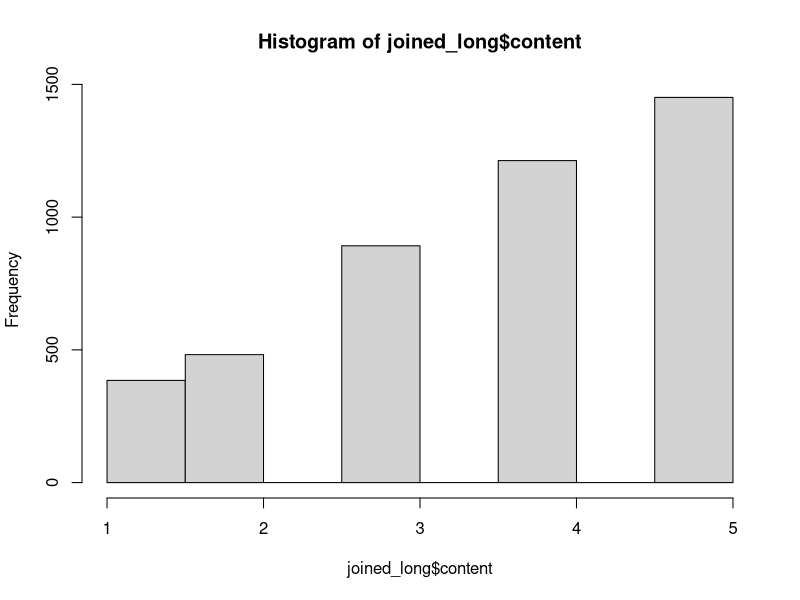

This chart was generated by the following R code: (Note: this script raises an error after producing the figure.)
##library(tidyverse)
library(ggplot2)
library(here)
library(dplyr)
library(tidyr)
library(stringr)
library(readr)

database <- read_csv(here("data", "database_data.csv"))
twilio <- read_csv(here("data", "twilio_data.csv"))

# join select mutate without pivot

joined_long <- inner_join(database, twilio) %>%
          select(session_id, question_id, From, content, assign) %>%
          mutate(content = as.numeric(str_extract(content, "[12345]{1}")))

# basic plots, hist, plot, boxplot

hist(joined_long$content)
plot(joined$question_id, joined$content)
boxplot(content ~ question_id, data = joined_long)

# better versions with ggplot

ggplot(joined_long) +
  geom_histogram(aes(x = content), fill = "red", color = "blue") + 
  xlab("Answer") +
  ylab("") +
  ggtitle("Histogram")


# group by question id and summarize content

jdf <- joined_long %>% group_by(question_id) %>%
  summarize(content_mean = mean(content, na.rm = TRUE))


# basic plot question means

plot(jdf$question_id, jdf$content_mean, ylim = c(1,5))

# better plot question means

ggplot(jdf) +
  geom_col(aes(x=question_id, y=content_mean)) +
  xlab("Question ID") + 
  ylab("Mean Response") +
  ggtitle("Mean Response by Question")

# join with pivot

joined <- dplyr::inner_join(database, twilio) %>% 
  dplyr::select(content, question_id, survey_id, From, assign) %>%
  dplyr::mutate(content = as.numeric(str_extract(content, "[12345]{1}"))) %>%
  tidyr::pivot_wider(id_cols = c(survey_id, From, assign), names_from = question_id, 
                     values_from = content, names_prefix = "Question_", values_fn = first)


# group and summarize by number        

summ_df <- joined %>% group_by(From) %>%
  summarize(assign = first(assign), Q1M = mean(Question_1), Q2M = mean(Question_2), Q3M = mean(Question_3), Q4M = mean(Question_4), Q5M = mean(Question_5))


# simple histogram

hist(joined$Question_3)

# histogram of means

hist(summ_df$Q3M, breaks = 30)

# better histogram of means

ggplot(summ_df) +
  geom_histogram(aes(x = Q3M), fill = "red", color = "blue", bins = 50) +
  xlab("Frustration Level 1-5") +
  ggtitle("Histogram: Frustration Level")


# recode time points

joined$timepoint <- recode(joined$assign, `Lab 1a` = 1, `Lab 1b` = 3, `Lab 2a` = 4, `Lab 2b` = 6, `Lab 3a` = 8, `Lab 3b` = 10, 
                       `Lab 4a` = 11, `Lab 4b` = 13, `Lab 5a` = 15, `Lab 5b` = 16, `Lab 6` = 18, `Exam 1` = 2,`Exam 2` = 7,
                       `timed 1` = 5, `timed 2` = 9, `timed 3` = 12, `timed 4` = 14, `timed 5` = 17)


summ_df$timepoint <- recode(summ_df$assign, `Lab 1a` = 1, `Lab 1b` = 3, `Lab 2a` = 4, `Lab 2b` = 6, `Lab 3a` = 8, `Lab 3b` = 10, 
                           `Lab 4a` = 11, `Lab 4b` = 13, `Lab 5a` = 15, `Lab 5b` = 16, `Lab 6` = 18, `Exam 1` = 2,`Exam 2` = 7,
                           `timed 1` = 5, `timed 2` = 9, `timed 3` = 12, `timed 4` = 14, `timed 5` = 17)


# group and summarize by assignment

summ_df <- joined %>% group_by(assign) %>%
  summarize(Q1M = mean(Question_1, na.rm = T), Q2M = mean(Question_2), Q3M = mean(Question_3), Q4M = mean(Question_4), Q5M = mean(Question_5))


# plot assignment against timepoint

ggplot(summ_df) +
  geom_col(aes(timepoint, Q1M), fill = "blue") +
  ylab("Mean") +
  xlab("Survey Number") +
  ggtitle("I feel challenged")


# When a factor can be important

joined %>%
  ggplot() +
  geom_jitter(aes(timepoint, Question_1))

joined_new <- joined %>% 
  mutate(timepoint = as.factor(timepoint))

joined_new %>%
  ggplot() +
    geom_jitter(aes(timepoint, Question_1, color = timepoint))





data(mpg)
 
ggplot(mpg) +
  geom_bar(aes(manufacturer, cty)) + 
  geom_bar(aes(manufacturer, hwy), position = "dodge")


mpg_long <- pivot_longer(mpg, cols = c(hwy,cty), names_to = "category", values_to = "mpg")



s <- ggplot(mpg, aes(fl, fill = drv))
s + geom_bar(position = "dodge")
